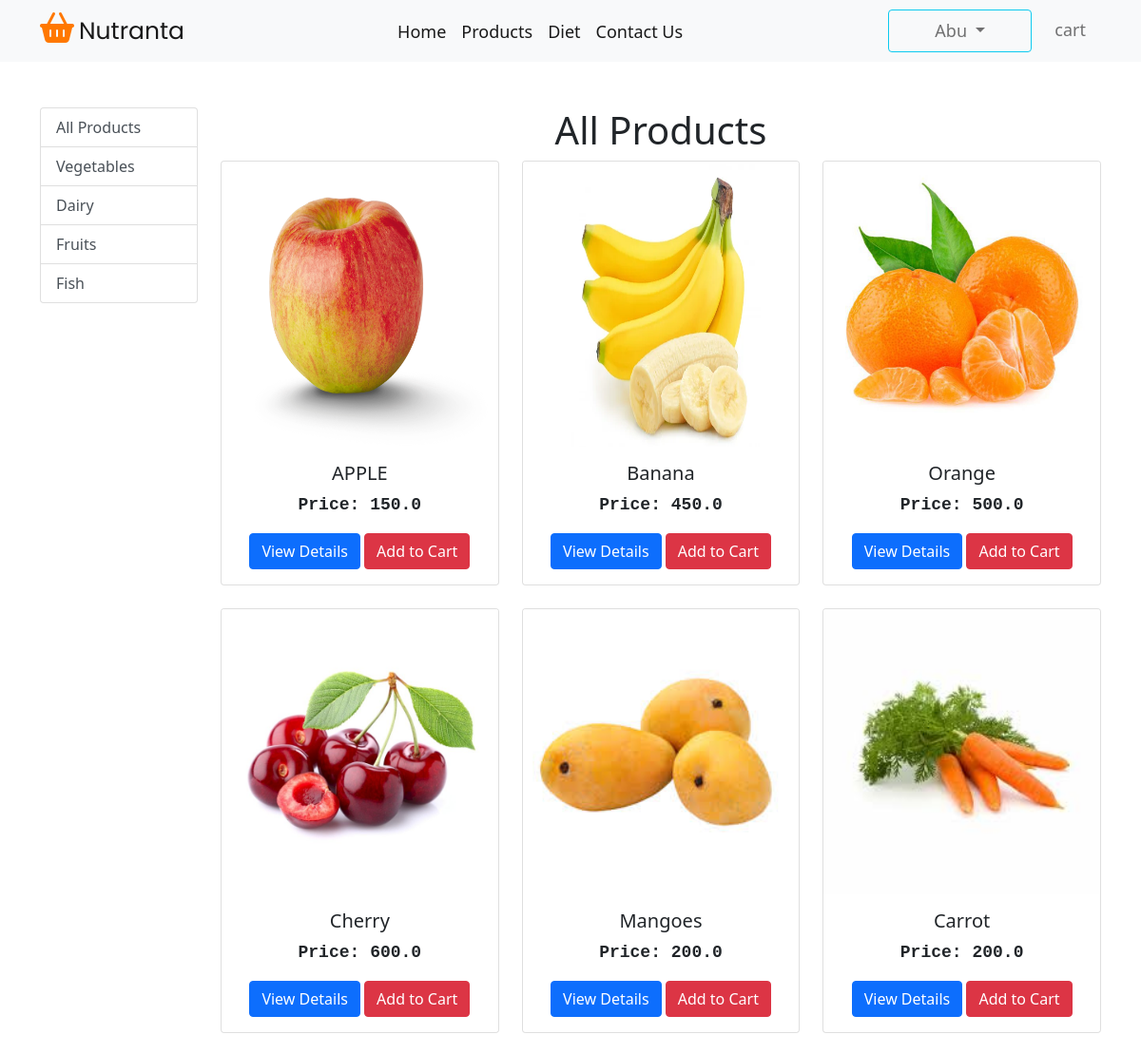
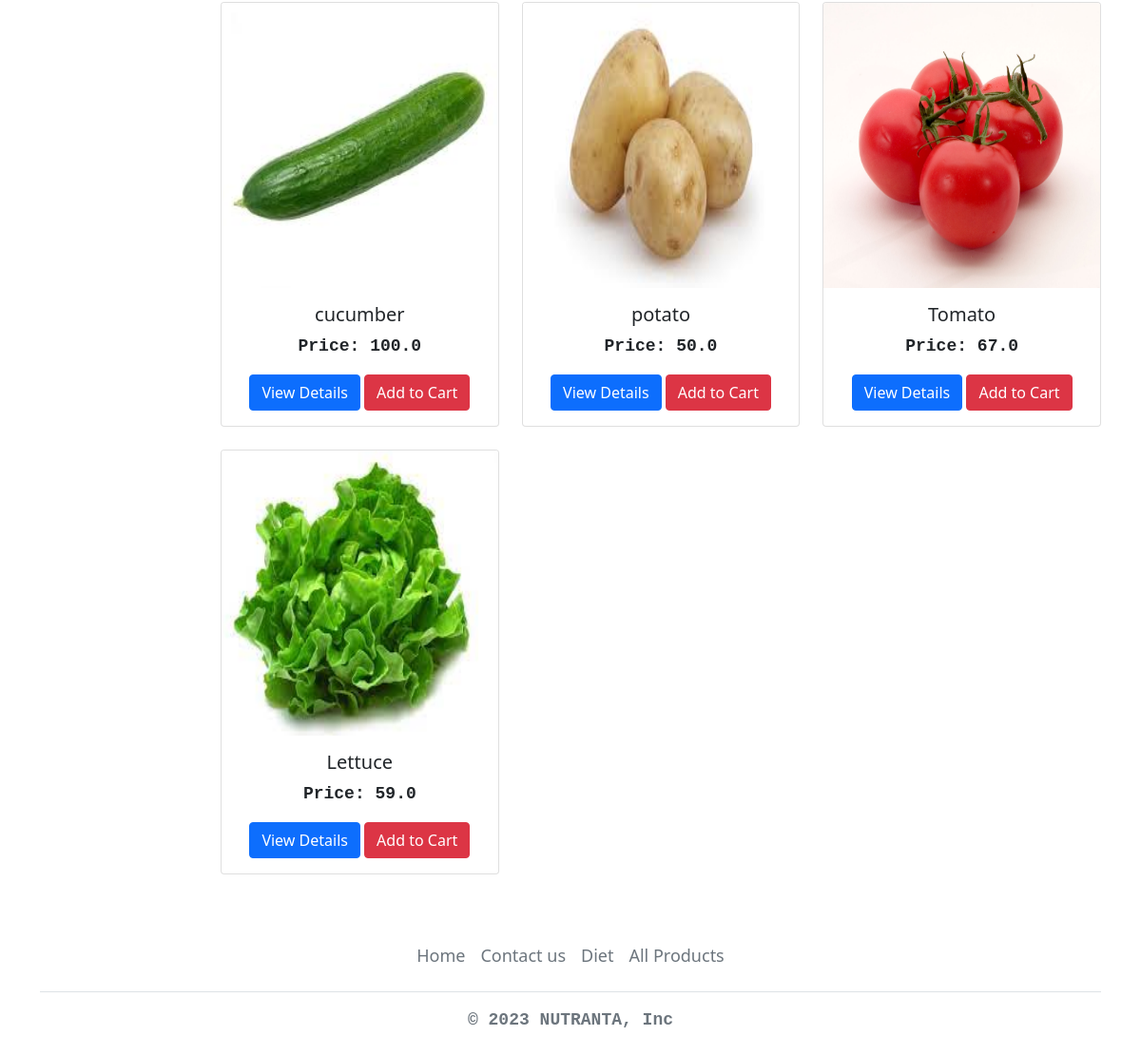
/products/ (signed in), run on the app's committed database (2 pictures, top to bottom).
### nutranta_app/models.py (models this page shows, shortened)
class Product(models.Model):
    title = models.CharField(max_length=100)
    selling_price = models.FloatField()
    description = models.TextField()
    category = models.CharField(choices=CATEGORY_CHOICES, max_length=50)
    product_image = models.ImageField(upload_to='productimg')
    total_calroes = models.FloatField(default=0)
    total_fat = models.FloatField(default=0)
    total_protein = models.FloatField(default=0)
    total_carbohydrates = models.FloatField(default=0)
    total_sodium = models.FloatField(default=0)
    total_sugar = models.FloatField(default=0)
    total_cholesterol = models.FloatField(default=0)
    total_potassium = models.FloatField(default=0)
    total_calcium = models.FloatField(default=0)
    total_vitamin_d = models.FloatField(default=0)
    total_fiber = models.FloatField(default=0)

### nutranta_app/views.py (the view)
# urls.py: path('products/', views.all_products, name='product'),
def all_products(request,data=None):
 if data == None:
  all_Products = Product.objects.all()
 elif data == 'Fruits':
    all_Products = Product.objects.filter(category='f')
 elif data == 'Vegetables':
  all_Products = Product.objects.filter(category='v')
 elif data == 'Dairy':
  all_Products = Product.objects.filter(category='d')
 elif data == 'Fish':
  all_Products = Product.objects.filter(category='fi')
 else:
    all_Products = Product.objects.all()
 return render(request, 'nutranta/products.html', {'all_Products' : all_Products})

### nutranta_app/templates/nutranta/products.html (shortened to what this page needs)
{% extends 'nutranta/base.html' %}
{% load static %}
{% block main-content %}
<div class="container my-5">
<div class="row">
    <div class="col-md-2">
        <div class="list-group">
            <a href="{% url 'product' %}" class="list-group-item list-group-item-action ">
                All Products
            </a>
            <a href="{% url 'productdata' 'Vegetables' %}" class="list-group-item list-group-item-action">Vegetables</a>
            <a href="{% url 'productdata' 'Dairy' %}" class="list-group-item list-group-item-action">Dairy</a>
            <a href="{% url 'productdata' 'Fruits' %}" class="list-group-item list-group-item-action">Fruits</a>
            <a href="{% url 'productdata' 'Fish' %}" class="list-group-item list-group-item-action">Fish</a>
        </div>
    </div>
    <div class="col-md-10">
    <h1 class="text-center">All Products</h1>
       <div class="row">
        {% for product in all_Products %}
        <div class="col-md-4">
        <div class="card mb-4 rounded-4 shadow-2-strong">
            <img src="{{product.product_image.url}}" class="card-img-top" alt="{{ product.title }}" height='300px'>
            <div class="card-body text-center">
            <h5 class="card-title">{{ product.title }}</h5>
            <p class="card-text">Price: {{ product.selling_price }}</p>
            <a href="{% url 'product-detail' product.id %}" class="btn btn-primary">View Details</a>
            <a href="{% url 'add-to-cart' %}" class="btn btn-danger">Add to Cart</a>
            </div>
        </div>
        </div>
        {% endfor %}
        </div>
    </div>
</div>
{% endblock main-content %}

### nutranta_app/templates/nutranta/base.html (shortened to what this page needs)
<!doctype html>
{% load static %}
<html lang="en">
  <head>
    <link href="https://cdn.jsdelivr.net/npm/bootstrap@5.0.0-beta1/dist/css/bootstrap.min.css" rel="stylesheet">
    <link rel="stylesheet" href="{% static '/css/owl.carousel.min.css' %}">
    <link rel="stylesheet" href="{% static '/css/all.min.css' %}">
    <link rel="stylesheet" href="https://cdnjs.cloudflare.com/ajax/libs/font-awesome/4.7.0/css/font-awesome.min.css">
    <link rel="stylesheet" href="{% static '/css/style.css' %}">
  </head>
  <body>
    <nav class="navbar navbar-expand-lg navbar-light bg-light">
     <div class="container">
       <a class="navbar-brand" href="{% url 'home' %}"><i class="fa fa-shopping-basket"></i>Nutranta</a>
       <div class="collapse navbar-collapse " id="navbarSupportedContent">
         <ul class="navbar-nav m-auto mb-2 mb-lg-0">
           <li class="nav-item">
             <a class="nav-link active" aria-current="page" href="{% url 'home' %}">Home</a>
           </li>
           <li class="nav-item ">
             <a class="nav-link  text-black active" href="{% url 'product' %}"> Products</a>
           </li>
           <li class="nav-item ">
             <a class="nav-link  text-black active" href="{% url 'dietrecommandation' %}">
              Diet
             </a>
           </li>
           <li class="nav-item ">
             <a class="nav-link  text-black active" href="{% url 'contactus' %}">
              Contact Us
             </a>
           </li>
         </ul>
         <div>
          <ul class="navbar-nav me-auto mb-2 mb-lg-0">
            {% if request.user.is_authenticated %}
           <li class="nav-item dropdown mx-2">
              <a class="nav-link btn btn-outline-info dropdown-toggle px-5" href="#" id="profileDropdown" role="button" data-bs-toggle="dropdown" aria-expanded="false">
                {{request.user.username| capfirst}}
              </a>
            </li>
            <li class="nav-item mx-2">
             <a href="{% url 'showcart' %}" class="nav-link ">
             cart</a>
            </li>
            {% else %}
            <li class="nav-item mx-2">
             <a href="{% url 'login' %}" class="nav-link btn btn-outline-secondary px-4"><i class="fa fa-user"></i> login</a>
            </li>
            {% endif %}
          </ul>
         </div>
       </div>
     </div>
    </nav>
    {% block main-content %} {% endblock main-content %}
  <footer class="py-3 my-4  footer">
    <ul class="nav justify-content-center border-bottom pb-3 mb-3">
      <li class="nav-item"><a href="{% url 'home' %}" class="nav-link px-2 text-muted">Home</a></li>
      <li class="nav-item"><a href="{% url 'contactus' %}" class="nav-link px-2 text-muted">Contact us</a></li>
      <li class="nav-item"><a href="{% url 'dietrecommandation' %}" class="nav-link px-2 text-muted">Diet</a></li>
      <li class="nav-item"><a href="{% url 'product' %}" class="nav-link px-2 text-muted">All Products</a></li>
    </ul>
    <p class="text-center text-muted">© 2023 NUTRANTA, Inc</p>
  </footer>
  </body>
</html>

### nutranta_app/static/css/style.css (style rules this page uses)
:root { --orange:#ff7800; --black:#130f40; --light-color:#666; --box-shadow:0 .5rem 1.5rem rgba(0,0,0,.1); --border:.2rem solid rgba(0,0,0,.1); --outline:.1rem solid rgba(0,0,0,.1); --outline-hover:.2rem solid var(--black); }
.fa-shopping-basket { color:var(--orange); font-size: 2rem; margin-right: 5px; }
.navbar-brand { font-family: 'Poppins', sans-serif; font-size: 25px; }
.nav-item a { font-size: 18px; }
p { font-family: 'Courier New', Courier, monospace; font-size: 18px; font-weight: bold; }

### data on the page
Product: product_image (picture), title "APPLE", selling_price "150.0"
Product: product_image (picture), title "Banana", selling_price "450.0"
Product: product_image (picture), title "Orange", selling_price "500.0"
Product: product_image (picture), title "Cherry", selling_price "600.0"
Product: product_image (picture), title "Mangoes", selling_price "200.0"
Product: product_image (picture), title "Carrot", selling_price "200.0"
Product: product_image (picture), title "cucumber", selling_price "100.0"
Product: product_image (picture), title "potato", selling_price "50.0"
Product: product_image (picture), title "Tomato", selling_price "67.0"
Product: product_image (picture), title "Lettuce", selling_price "59.0"

### other printed values
{{ request.user.username| capfirst }} "Abu"
